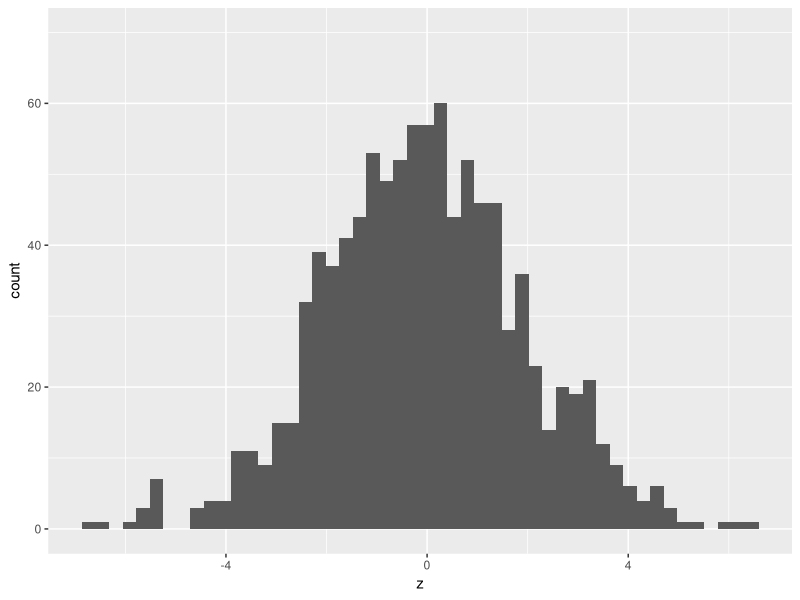
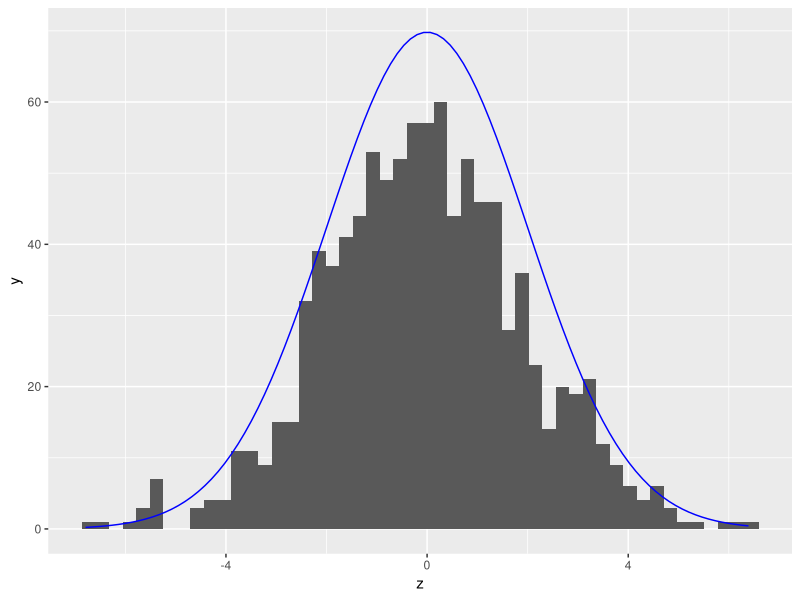
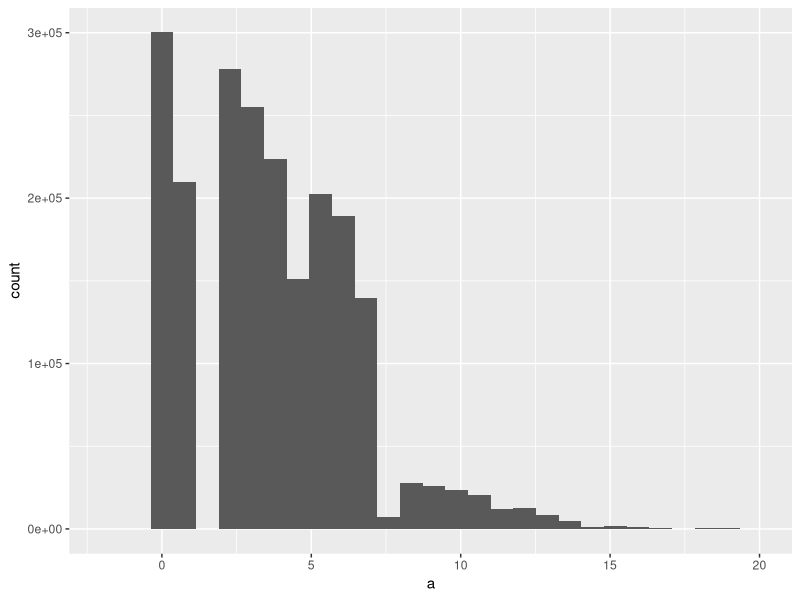
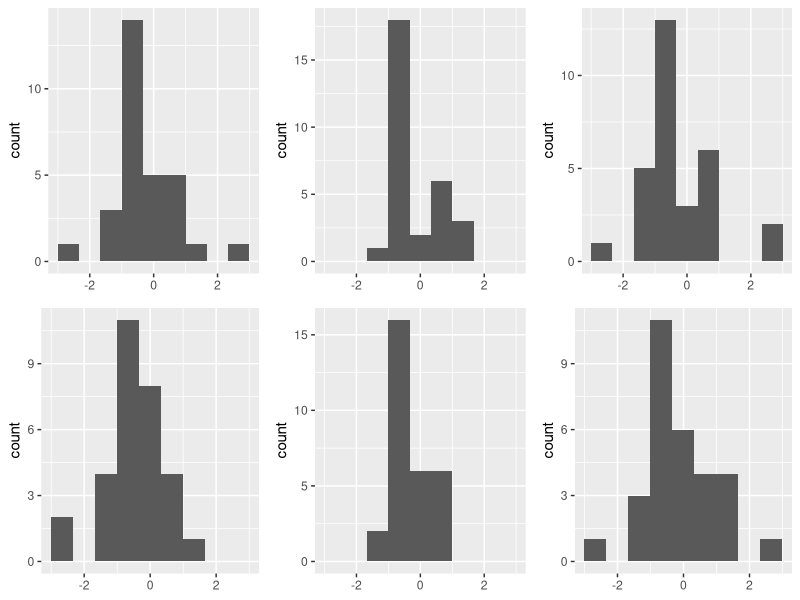

R code for these plots, in order:
## ---- chunk 1
library(tidyverse)
library(gridExtra)

## ---- chunk 2
set.seed(1234)
z <- rnorm(1000, 0, 2)
z <- data.frame(z)
ggplot(z,aes(z)) +
  geom_histogram(bins = 50) +
  scale_y_continuous(limits = c(0,70))
## ---- chunk 3
std <- 2
mn <- 0
ggplot(z,aes(z)) +
  geom_histogram(bins = 50) +
  stat_function(fun = function(x, mean, sd){
    dnorm(x = x, mean = mn, sd = std) * 350
    }, color = "blue")
## ---- chunk 4
set.seed(1234)
a <- c(rnorm(100000, 10, 2), runif(1000000, 2, 7), rgeom(1000000, .3))
a <- data.frame(a)
ggplot(a,aes(a)) +
  geom_histogram(bins = 30) + 
  scale_x_continuous(limits = c(-2,20))
## ---- chunk 5
set.seed(1234)
samp_1 <- rnorm(30)

rsmplr <- function(samp) {
  sample(samp, 30, replace = TRUE)
}

samp_2 <- rsmplr(samp_1)
samp_3 <- rsmplr(samp_1)
samp_4 <- rsmplr(samp_1)
samp_5 <- rsmplr(samp_1)
samp_6 <- rsmplr(samp_1)

plotr <- function(samp_i) {
  ggplot(as.data.frame(samp_i), aes(samp_i)) +
    geom_histogram(bins=10) +
    scale_x_continuous(limits=c(-3,3)) +
    theme(axis.title.x=element_blank())
}

plot_s <- plotr(samp_1)
plot_p <- plotr(samp_2)
plot_q <- plotr(samp_3)
plot_r <- plotr(samp_4)
plot_u <- plotr(samp_5)
plot_v <- plotr(samp_6)

grid.arrange(plot_s, plot_p, plot_q, plot_r, plot_u, plot_v, ncol = 3)
 
